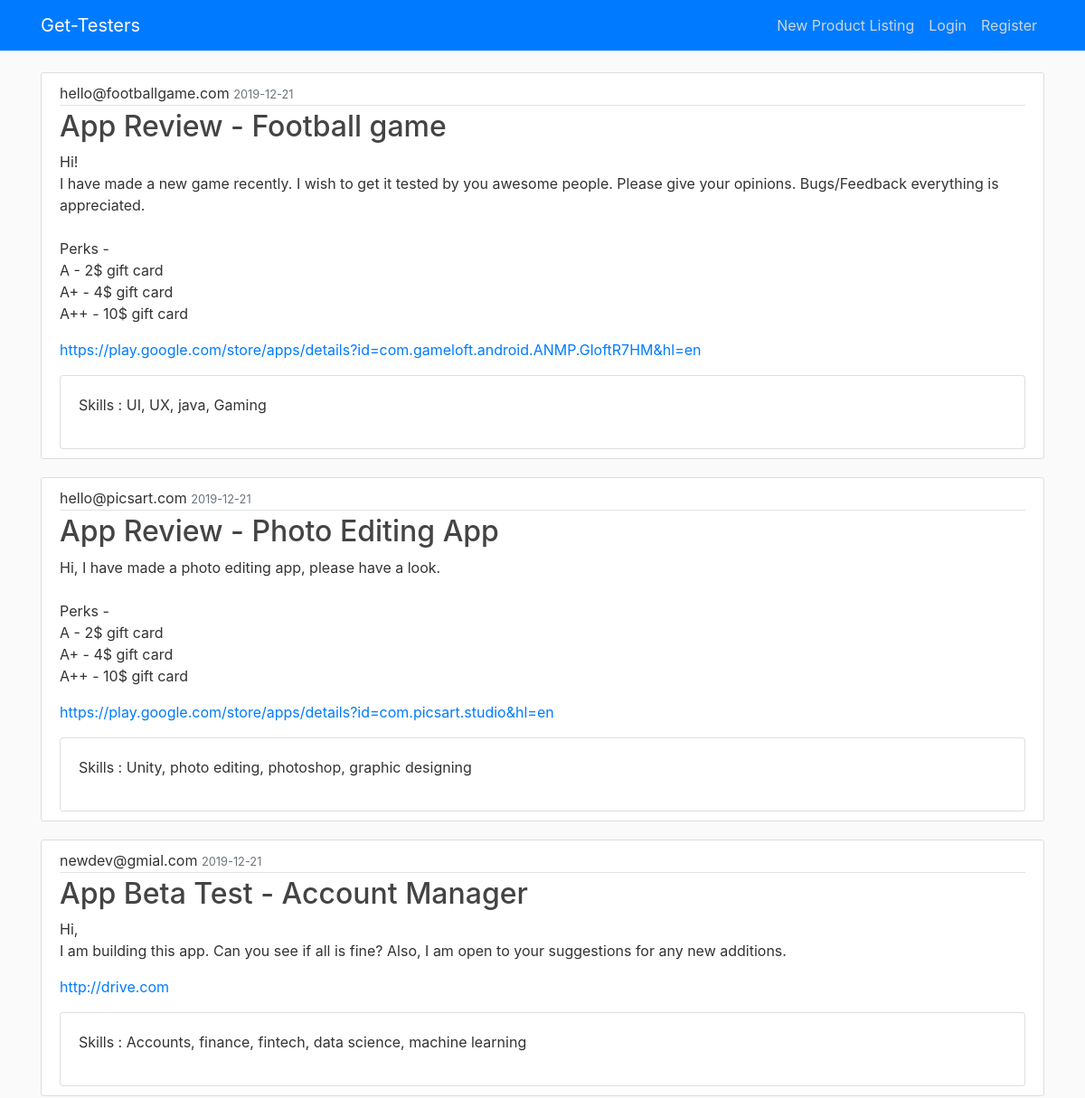
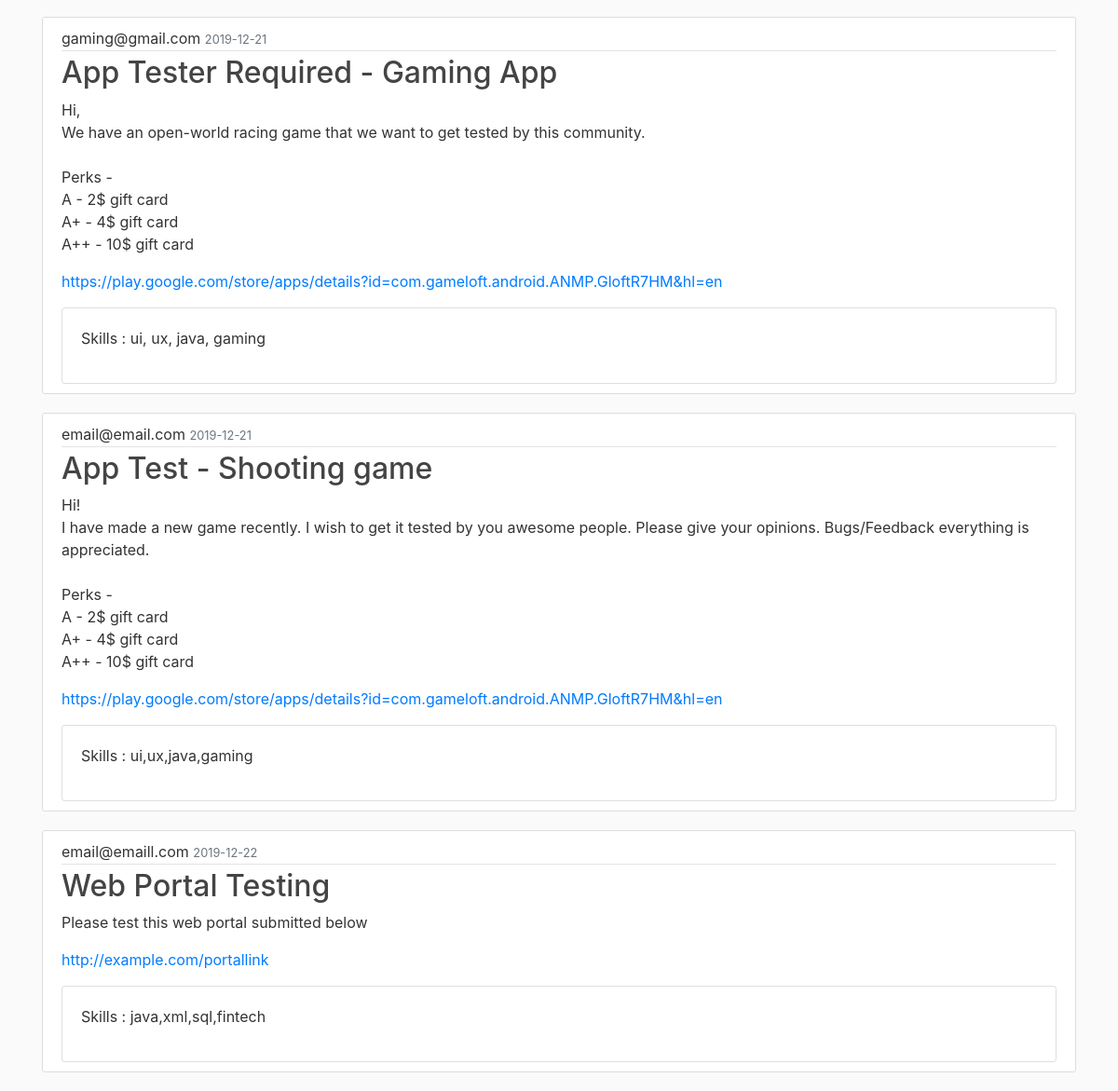
The page /home on the database its author committed (2 pictures, top to bottom).
### gettesters/models.py (models this page shows, shortened)
class Post(db.Model):
    id = db.Column(db.Integer, primary_key=True)
    title = db.Column(db.String(100), nullable=False)
    date_posted = db.Column(db.DateTime, nullable=False, default=datetime.utcnow)
    content = db.Column(db.Text, nullable=False)
    link1 = db.Column(db.String())
    link2 = db.Column(db.String())
    skills = db.Column(db.String())
    author = db.Column(db.String())

### gettesters/routes.py (the view)
@app.route("/")
@app.route("/home")
def home():
    if current_user.is_authenticated:
        kl = current_user.skills
        kl = kl.replace(" ","").lower()
        listOfUser = list(kl.split(","))
        with open("wordvecpickleslash.pickle", 'rb') as f:
            word_vec = pickle.load(f, encoding="latin1")
        final = listOfUser
        for x in listOfUser:
            res_list = [i[0] for i in word_vec.most_similar(x)[0:5]]
            final = final + res_list
        final = final[0:15]
        for i in final:
            if Post.query.filter(Post.skills.contains(i)).first() is not None:
                posts = Post.query.filter(Post.skills.contains(i))
                break
    else:
        posts = Post.query.all()
    return render_template('home.html', posts=posts)

### gettesters/templates/home.html
{% extends "layout.html" %}
{% block content %}
    {% for post in posts %}
        <article class="media content-section">
          <div class="media-body">
            <div class="article-metadata">
              {{ post.author }}
              <small class="text-muted">{{ post.date_posted.strftime('%Y-%m-%d') }}</small>
            </div>
            <h2><a class="article-title" href="{{ url_for('post', post_id=post.id) }}">{{ post.title }}</a></h2>
            <p class="article-content">{{ post.content }}</p>
            <p class="article-content"><a href="{{ post.link1 }}">{{ post.link1 }}</a></p>
            <div class="card">
            <div class="card-body">
              <p class="article-content">Skills : {{ post.skills }}</p>
            </div>
          </div>
          </div>
        </article>
    {% endfor %}
{% endblock content %}

### gettesters/templates/layout.html (shortened to what this page needs)
<!DOCTYPE html>
<html>
<head>
    <link rel="stylesheet" href="https://maxcdn.bootstrapcdn.com/bootstrap/4.0.0/css/bootstrap.min.css">
    <link rel="stylesheet" type="text/css" href="{{ url_for('static', filename='main.css') }}">
</head>
<body>
    <header class="site-header">
      <nav class="navbar navbar-expand-md navbar-dark bg-primary fixed-top">
        <div class="container">
          <a class="navbar-brand mr-4" href="/">Get-Testers</a>
          <div class="collapse navbar-collapse" id="navbarToggle">
            <div class="navbar-nav">
              {% if current_user.is_authenticated %}
                <a class="nav-item nav-link" href="{{ url_for('account') }}">Account</a>
                <a class="nav-item nav-link" href="{{ url_for('logout') }}">Logout</a>
              {% else %}
                <a class="nav-item nav-link" href="{{ url_for('new_post') }}">New Product Listing</a>
                <a class="nav-item nav-link" href="{{ url_for('login') }}">Login</a>
                <a class="nav-item nav-link" href="{{ url_for('register') }}">Register</a>
              {% endif %}
            </div>
          </div>
        </div>
      </nav>
    </header>
    <main role="main" class="container">
      <div class="row">
        <div class="col-sm">
          {% block content %}{% endblock %}
        </div>
      </div>
    </main>
</body>
</html>

### gettesters/static/main.css (style rules this page uses)
body { background: #fafafa; color: #333333; margin-top: 5rem; }
h1, h2, h3, h4, h5, h6 { color: #444444; }
.site-header .navbar-nav .nav-link { color: #cbd5db; }
.content-section { background: #ffffff; padding: 10px 20px; border: 1px solid #dddddd; border-radius: 3px; margin-bottom: 20px; }
.article-title { color: #444444; }
.article-content { white-space: pre-line; }
.article-metadata { padding-bottom: 1px; margin-bottom: 4px; border-bottom: 1px solid #e3e3e3 }

### rows shown on the page
Post: author "hello@footballgame.com", date_posted "2019-12-21", title "App Review - Football game", content "Hi! I have made a new game recently. I wish to get it tested by you awesome people. Please give your opinions. Bugs/Feedback everything is appreciated. Perks - A - 2$ gift card A+ - 4$ gift card A++ - 10$ gift card", link1 "https://play.google.com/store/apps/details?id=com.gameloft.android.ANMP.GloftR7HM&hl=en", skills "UI, UX, java, Gaming"
Post: author "hello@picsart.com", date_posted "2019-12-21", title "App Review - Photo Editing App", content "Hi, I have made a photo editing app, please have a look. Perks - A - 2$ gift card A+ - 4$ gift card A++ - 10$ gift card", link1 "https://play.google.com/store/apps/details?id=com.picsart.studio&hl=en", skills "Unity, photo editing, photoshop, graphic designing"
Post: author "newdev@gmial.com", date_posted "2019-12-21", title "App Beta Test - Account Manager", content "Hi, I am building this app. Can you see if all is fine? Also, I am open to your suggestions for any new additions.", link1 "http://drive.com", skills "Accounts, finance, fintech, data science, machine learning"
Post: author "gaming@gmail.com", date_posted "2019-12-21", title "App Tester Required - Gaming App", content "Hi, We have an open-world racing game that we want to get tested by this community. Perks - A - 2$ gift card A+ - 4$ gift card A++ - 10$ gift card", link1 "https://play.google.com/store/apps/details?id=com.gameloft.android.ANMP.GloftR7HM&hl=en", skills "ui, ux, java, gaming"
Post: author "email@email.com", date_posted "2019-12-21", title "App Test - Shooting game", content "Hi! I have made a new game recently. I wish to get it tested by you awesome people. Please give your opinions. Bugs/Feedback everything is appreciated. Perks - A - 2$ gift card A+ - 4$ gift card A++ - 10$ gift card", link1 "https://play.google.com/store/apps/details?id=com.gameloft.android.ANMP.GloftR7HM&hl=en", skills "ui,ux,java,gaming"
Post: author "email@emaill.com", date_posted "2019-12-22", title "Web Portal Testing", content "Please test this web portal submitted below", link1 "http://example.com/portallink", skills "java,xml,sql,fintech"
